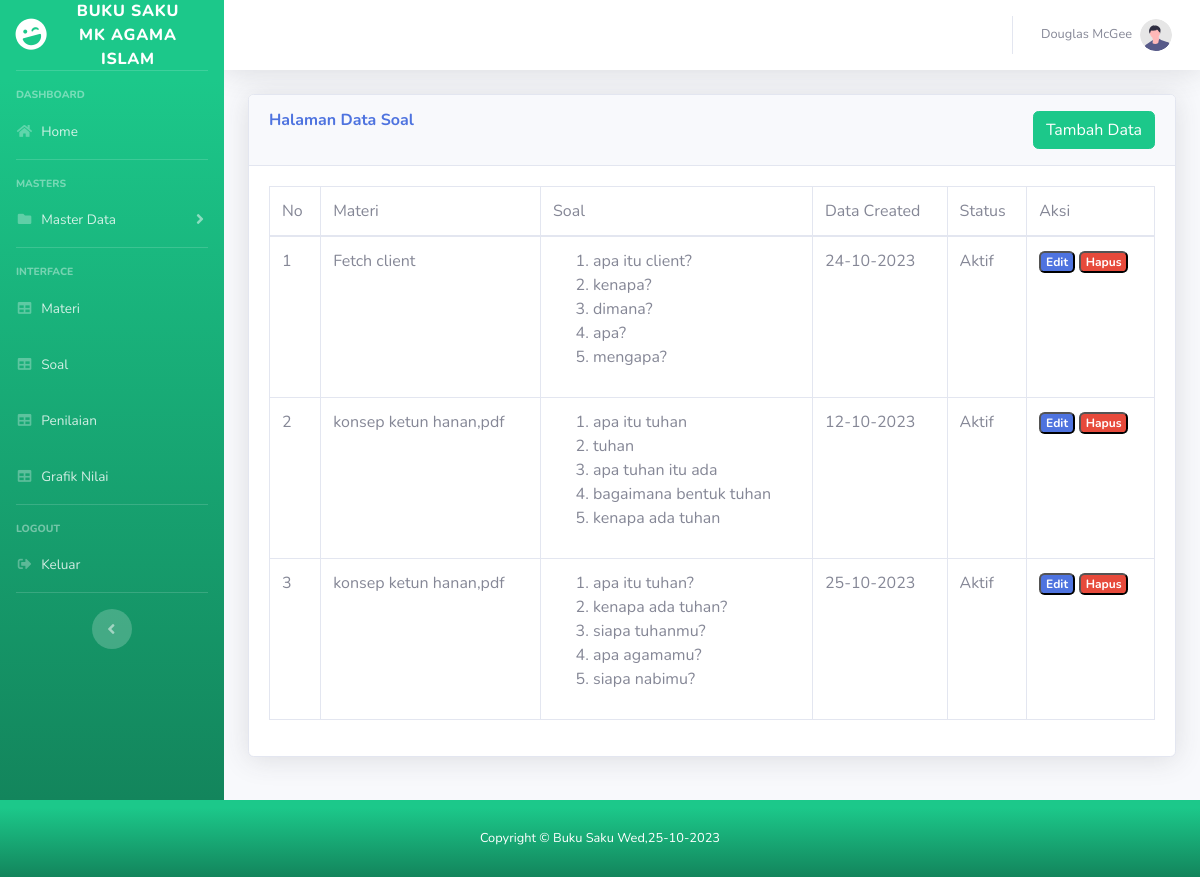
The page /index.php/soal on the database its author committed.
### tables this page shows
CREATE TABLE `t_soal` (
  `id_soal` varchar(255) NOT NULL,
  `id_materi` varchar(255) NOT NULL,
  `status` int NOT NULL,
  `created_at` datetime(6) DEFAULT NULL,
  `soal` varchar(255) DEFAULT NULL
);

CREATE TABLE `t_materi` (
  `id_materi` varchar(255) NOT NULL,
  `materi` varchar(255) DEFAULT NULL,
  `file_materi` varchar(255) DEFAULT NULL
);

### application/controllers/Soal.php (called while the page is built, shortened)
<?php
class Soal extends CI_Controller {
    public function __construct(){
        $this->load->model('M_soal');
        $this->load->model('M_materi');
    }
    public function index()
    {
        $data['title'] = 'Halaman Data Soal';
        $data['t_soal'] = $this->M_soal->SemuaData();
        $data['materi'] = $this->M_materi->SemuaData();
        $this->load->view('templates/header');
        $this->load->view('templates/sidebar');
        $this->load->view('templates/topbar');
        $this->load->view('soal/soal', $data);
        $this->load->view('templates/footer');
    }
}

### index.php (called while the page is built, shortened)
<?php
require_once BASEPATH.'core/CodeIgniter.php';

### application/models/M_soal.php (called while the page is built, shortened)
<?php
class M_soal extends CI_Model
{
    public function SemuaData()
    {
       return $this->db->query("select s.id_soal,s.soal,DATE_FORMAT(s.created_at,'%d-%m-%Y') AS tanggal,CASE when s.status = 0 then 'Tidak aktif' when s.status = 1 then 'Aktif' end as status ,m.materi from t_soal s
       , t_materi m
       where m.id_materi=s.id_materi;")->result_array();
    }
}

### application/views/soal/soal.php (the view, shortened to what this page needs)
<div class="container-fluid">
    <div class="card shadow mb-4">
        <div class="card-header py-3">
            <h6 class="m-0 font-weight-bold text-primary">Halaman Data Soal
                <button type="button" class="btn btn-success float-right" data-toggle="modal"
                    data-target="#exampleModal">
                    Tambah Data
                </button>
        </div>
        <div class="card-body">
            <div class="table-responsive">
                <table class="table table-bordered" id="dataTable" width="100%" cellspacing="0">
                    <thead>
                        <tr>
                            <td>No</td>
                            <td>Materi</td>
                            <td>Soal</td>
                            <td>Data Created</td>
                            <td>Status</td>
                            <td>Aksi</td>
                        </tr>
                    </thead>
                    <body>
                        <?php
                    $no = 1;
                foreach ($t_soal as $sl) : ?>
                        <tr>
                            <td><?php echo $no++; ?></td>
                            <td><?php echo $sl['materi']; ?></td>
                            <td>
                                <ol>
                                    <?php
        $soal = $sl['soal'];
        $soalArray = explode("\n", $soal);
        foreach ($soalArray as $line) {
            echo "<li>" . $line . "</li>";
        }
        ?>
                                </ol>
                            </td>
                            <td><?php echo $sl['tanggal']; ?></td>
                            <td><?php echo $sl['status']; ?></td>
                            <td>
                                <button type="button" class="badge badge-primary" data-toggle="modal"
                                    data-target="#editmodal<?php echo $sl['id_soal'];?>">
                                    Edit
                                </button>
                                <button type="button" class="badge badge-danger" data-toggle="modal"
                                    data-target="#hapusmodal<?php echo $sl['id_soal'];?>">
                                    Hapus
                                </button>
                            </td>
                        </tr>
                        <?php endforeach; ?>
            </div>
            </body>

### rows shown on the page
t_soal: id_materi.materi "Fetch client", soal "apa itu client?", soal "kenapa?", soal "dimana?", soal "apa?", soal "mengapa?", tanggal "24-10-2023", status "Aktif"
t_soal: id_materi.materi "konsep ketun hanan,pdf", soal "apa itu tuhan", soal "tuhan", soal "apa tuhan itu ada", soal "bagaimana bentuk tuhan", soal "kenapa ada tuhan", tanggal "12-10-2023", status "Aktif"
t_soal: id_materi.materi "konsep ketun hanan,pdf", soal "apa itu tuhan?", soal "kenapa ada tuhan?", soal "siapa tuhanmu?", soal "apa agamamu?", soal "siapa nabimu?", tanggal "25-10-2023", status "Aktif"
